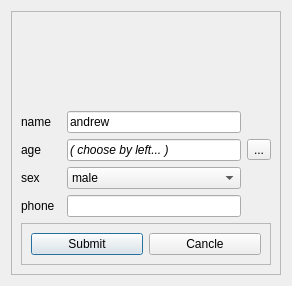
<?xml version="1.0" encoding="UTF-8"?>
<ui version="4.0">
 <class>Dialog</class>
 <widget class="QDialog" name="Dialog">
  <property name="geometry">
   <rect>
    <x>0</x>
    <y>0</y>
    <width>292</width>
    <height>286</height>
   </rect>
  </property>
  <property name="windowTitle">
   <string>Info</string>
  </property>
  <layout class="QGridLayout" name="gridLayout">
   <item row="1" column="0">
    <widget class="QFrame" name="frame">
     <property name="frameShape">
      <enum>QFrame::StyledPanel</enum>
     </property>
     <property name="frameShadow">
      <enum>QFrame::Raised</enum>
     </property>
     <layout class="QGridLayout" name="gridLayout_2">
      <item row="2" column="0">
       <widget class="QLabel" name="label">
        <property name="text">
         <string>age</string>
        </property>
       </widget>
      </item>
      <item row="2" column="3">
       <widget class="QToolButton" name="toolButton_2">
        <property name="text">
         <string>...</string>
        </property>
       </widget>
      </item>
      <item row="1" column="0">
       <widget class="QLabel" name="label_2">
        <property name="text">
         <string>name</string>
        </property>
       </widget>
      </item>
      <item row="1" column="2">
       <widget class="QLineEdit" name="lineEdit">
        <property name="text">
         <string>andrew</string>
        </property>
       </widget>
      </item>
      <item row="3" column="0">
       <widget class="QLabel" name="label_3">
        <property name="text">
         <string>sex</string>
        </property>
       </widget>
      </item>
      <item row="4" column="2">
       <widget class="QLineEdit" name="lineEdit_4"/>
      </item>
      <item row="2" column="2">
       <widget class="QLineEdit" name="lineEdit_2">
        <property name="enabled">
         <bool>true</bool>
        </property>
        <property name="font">
         <font>
          <italic>true</italic>
         </font>
        </property>
        <property name="text">
         <string>( choose by left... )</string>
        </property>
        <property name="readOnly">
         <bool>true</bool>
        </property>
       </widget>
      </item>
      <item row="4" column="0">
       <widget class="QLabel" name="label_4">
        <property name="text">
         <string>phone</string>
        </property>
       </widget>
      </item>
      <item row="0" column="2">
       <spacer name="verticalSpacer">
        <property name="orientation">
         <enum>Qt::Vertical</enum>
        </property>
        <property name="sizeHint" stdset="0">
         <size>
          <width>20</width>
          <height>40</height>
         </size>
        </property>
       </spacer>
      </item>
      <item row="5" column="0" colspan="4">
       <widget class="QFrame" name="frame_2">
        <property name="frameShape">
         <enum>QFrame::StyledPanel</enum>
        </property>
        <property name="frameShadow">
         <enum>QFrame::Raised</enum>
        </property>
        <layout class="QHBoxLayout" name="horizontalLayout">
         <item>
          <widget class="QPushButton" name="pushButton">
           <property name="text">
            <string>Submit</string>
           </property>
          </widget>
         </item>
         <item>
          <widget class="QPushButton" name="pushButton_2">
           <property name="text">
            <string>Cancle</string>
           </property>
          </widget>
         </item>
        </layout>
       </widget>
      </item>
      <item row="3" column="2">
       <widget class="QComboBox" name="comboBox">
        <item>
         <property name="text">
          <string>male</string>
         </property>
        </item>
        <item>
         <property name="text">
          <string>female</string>
         </property>
        </item>
       </widget>
      </item>
     </layout>
    </widget>
   </item>
  </layout>
 </widget>
 <resources/>
 <connections>
  <connection>
   <sender>pushButton_2</sender>
   <signal>clicked()</signal>
   <receiver>Dialog</receiver>
   <slot>close()</slot>
   <hints>
    <hint type="sourcelabel">
     <x>203</x>
     <y>239</y>
    </hint>
    <hint type="destinationlabel">
     <x>145</x>
     <y>142</y>
    </hint>
   </hints>
  </connection>
  <connection>
   <sender>pushButton</sender>
   <signal>clicked()</signal>
   <receiver>Dialog</receiver>
   <slot>accept()</slot>
   <hints>
    <hint type="sourcelabel">
     <x>88</x>
     <y>239</y>
    </hint>
    <hint type="destinationlabel">
     <x>145</x>
     <y>142</y>
    </hint>
   </hints>
  </connection>
 </connections>
</ui>
